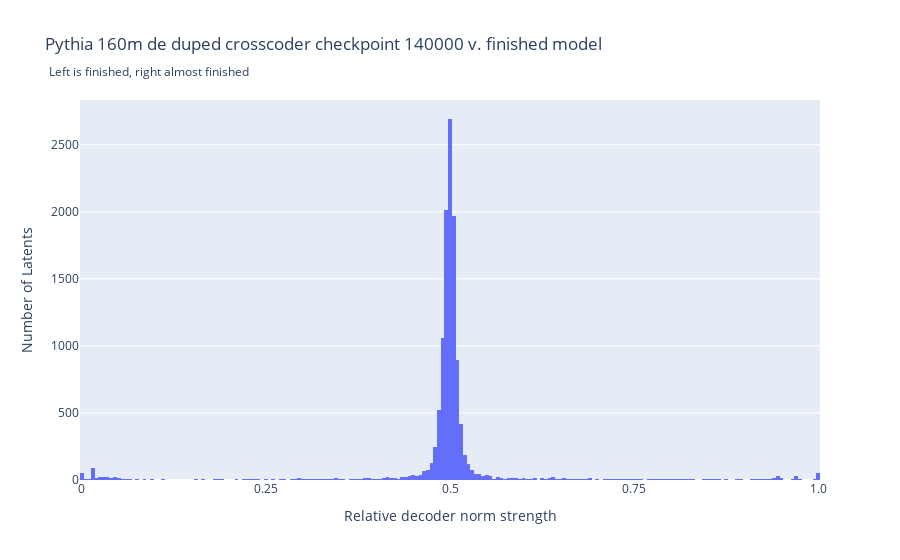

Here is the notebook cell this chart was saved with:
### Code cell
# %%
cross_coder = CrossCoder.load("version_0",0)

# %%
norms = cross_coder.W_dec.norm(dim=-1)
norms.shape
# %%
relative_norms = norms[:, 1] / norms.sum(dim=-1)
relative_norms.shape
# %%

fig = px.histogram(
    relative_norms.detach().cpu().numpy(), 
    title="Pythia 160m de duped crosscoder checkpoint 140000 v. finished model<br> <sub>Left is finished, right almost finished</sub>",
    labels={"value": "Relative decoder norm strength"},
    nbins=200,
)

fig.update_layout(showlegend=False)
fig.update_yaxes(title_text="Number of Latents")

# Update x-axis ticks
fig.update_xaxes(
    tickvals=[0, 0.25, 0.5, 0.75, 1.0],
    ticktext=['0', '0.25', '0.5', '0.75', '1.0']
)

fig.show()

### Figure 1 — Plotly figure (JSON) as saved in the notebook; plotly's stock layout.template omitted (floating-point values rounded to 4 significant figures; data arrays with more than 128 entries replaced by an {"elided": "..."} marker saying what was removed)
{"data": [{"alignmentgroup": "True", "bingroup": "x", "hovertemplate": "variable=0<br>Relative decoder norm strength=%{x}<br>count=%{y}<extra></extra>", "legendgroup": "0", "marker": {"color": "#636efa", "pattern": {"shape": ""}}, "name": "0", "nbinsx": 200, "offsetgroup": "0", "orientation": "v", "showlegend": true, "type": "histogram", "x": {"elided": "12288 float values"}, "xaxis": "x", "yaxis": "y"}], "layout": {"barmode": "relative", "legend": {"title": {"text": "variable"}, "tracegroupgap": 0}, "showlegend": false, "title": {"text": "Pythia 160m de duped crosscoder checkpoint 140000 v. finished model<br> <sub>Left is finished, right almost finished</sub>"}, "xaxis": {"anchor": "y", "domain": [0, 1], "ticktext": ["0", "0.25", "0.5", "0.75", "1.0"], "tickvals": [0, 0.25, 0.5, 0.75, 1], "title": {"text": "Relative decoder norm strength"}}, "yaxis": {"anchor": "x", "domain": [0, 1], "title": {"text": "Number of Latents"}}}}
